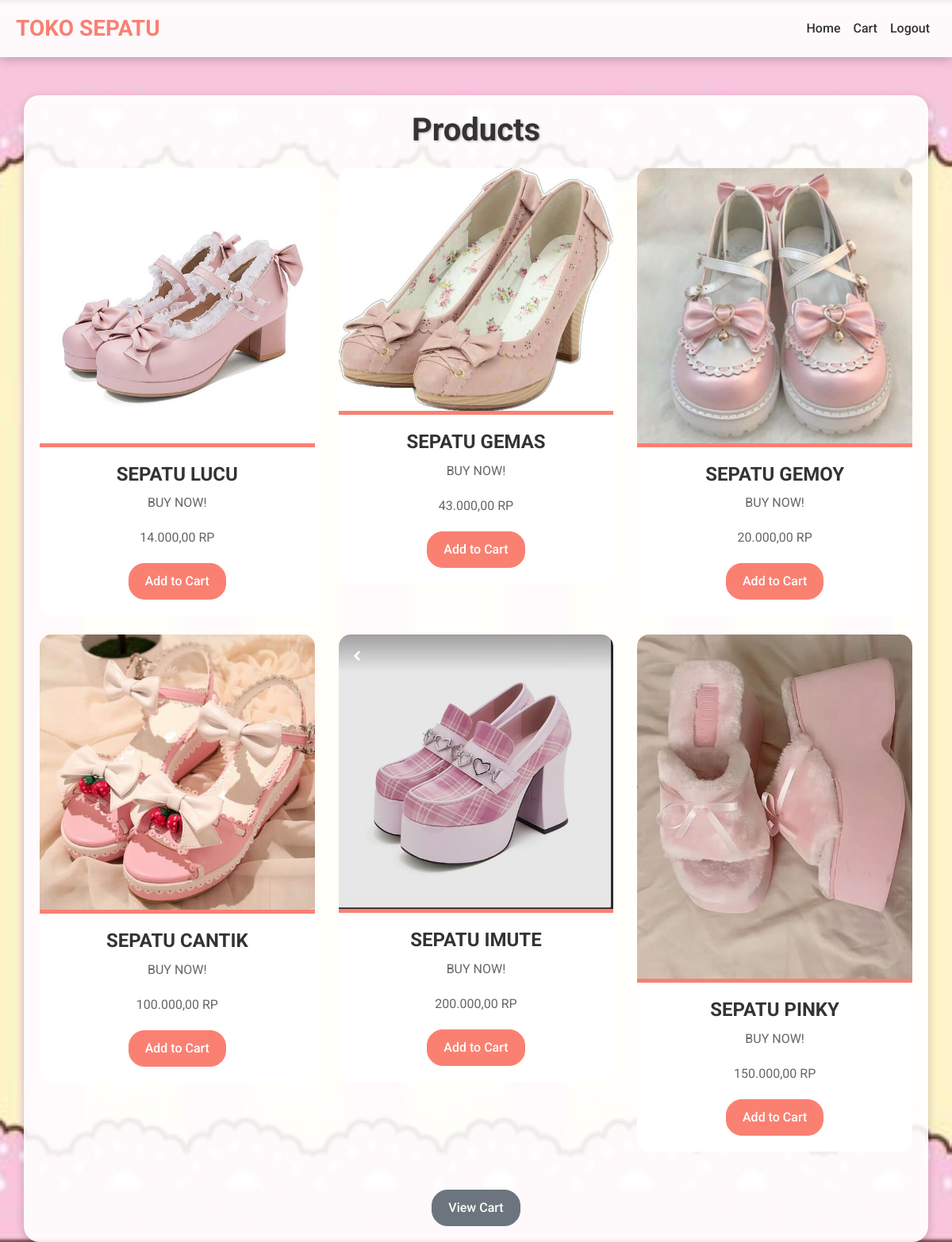
Page /index.php (signed in) on the committed database.
### tables this page shows
CREATE TABLE `products` (
  `id` int(11) NOT NULL,
  `name` varchar(100) NOT NULL,
  `description` text NOT NULL,
  `price` decimal(10,2) NOT NULL,
  `image` varchar(255) NOT NULL,
  `created_at` timestamp NOT NULL DEFAULT current_timestamp()
);

### index.php (the view, shortened to what this page needs)
<?php
require 'config.php';
try {
    $sql = "SELECT * FROM products";
    $stmt = $pdo->query($sql);
    $products = $stmt->fetchAll();
} catch (PDOException $e) {
    echo "<div class='alert alert-danger'>Error: " . htmlspecialchars($e->getMessage()) . "</div>";
    exit;
}
?>
<!DOCTYPE html>
<html lang="en">
<head>
    <link href="https://stackpath.bootstrapcdn.com/bootstrap/4.5.2/css/bootstrap.min.css" rel="stylesheet">
</head>
<body>
<nav class="navbar navbar-expand-lg navbar-light">
    <a class="navbar-brand" href="#">TOKO SEPATU</a>
    <div class="collapse navbar-collapse" id="navbarNav">
        <ul class="navbar-nav ml-auto">
            <li class="nav-item active">
                <a class="nav-link" href="#">Home <span class="sr-only">(current)</span></a>
            </li>
            <li class="nav-item">
                <a class="nav-link" href="Order/cart.php">Cart</a>
            </li>
            <?php if (isset($_SESSION['user_id'])): ?>
                <li class="nav-item">
                    <a class="nav-link" href="Auth/logout.php">Logout</a>
                </li>
            <?php endif; ?>
        </ul>
    </div>
</nav>
<div class="container mt-5">
    <h1 class="mb-4">Products</h1>
    <div class="row">
        <?php foreach ($products as $product): ?>
            <div class="col-md-4 mb-4">
                <div class="card">
                    <img src="image/<?php echo htmlspecialchars($product['image']); ?>" class="card-img-top" alt="<?php echo htmlspecialchars($product['name']); ?>">
                    <div class="card-body">
                        <h5 class="card-title"><?php echo htmlspecialchars($product['name']); ?></h5>
                        <p class="card-text"><?php echo htmlspecialchars($product['description']); ?></p>
                        <p class="card-text"><?php echo htmlspecialchars(number_format($product['price'], 2, ',', '.')); ?> RP</p>
                        <a href="Order/cart.php?action=add&id=<?php echo htmlspecialchars($product['id']); ?>" class="btn btn-primary">Add to Cart</a>
                    </div>
                </div>
            </div>
        <?php endforeach; ?>
    </div>
    <div class="mt-4 text-center">
        <a href="Order/cart.php" class="btn btn-secondary">View Cart</a>
    </div>
</div>
</body>
</html>

### index.php (style rules this page uses)
body { font-family: 'Roboto', sans-serif; background-image: url("bacgroundshop.jpg"); background-position: center; background-repeat: no-repeat; background-size: cover; margin: 0; padding: 0; min-height: 100vh; color: #333; }
.navbar { background: rgba(255, 255, 255, 0.9); box-shadow: 0 4px 12px rgba(0, 0, 0, 0.2); padding: 10px 20px; z-index: 1000; }
.navbar-brand { color: #fa8072 !important; font-weight: 700; font-size: 1.75rem; }
.navbar-nav .nav-link { color: #333 !important; font-weight: 500; }
.container { padding-top: 40px; background: rgba(255, 255, 255, 0.9); border-radius: 20px; padding: 20px; box-shadow: 0 4px 12px rgba(0, 0, 0, 0.2); }
.card { border: none; border-radius: 15px; overflow: hidden; transition: transform 0.3s ease-in-out, box-shadow 0.3s ease-in-out; }
.card-img-top { border-bottom: 5px solid #fa8072; transition: transform 0.3s ease-in-out; }
.card-body { padding: 20px; text-align: center; }
.card-title { color: #333; font-size: 1.5rem; font-weight: 700; margin-bottom: 10px; }
.card-text { color: #666; font-size: 1rem; margin-bottom: 20px; }
.btn-primary { background-color: #fa8072; border-color: #fa8072; border-radius: 20px; padding: 10px 20px; font-size: 1rem; font-weight: 500; transition: background-color 0.3s, border-color 0.3s; }
.btn-secondary { background-color: #6c757d; border-color: #6c757d; border-radius: 20px; padding: 10px 20px; font-size: 1rem; font-weight: 500; transition: background-color 0.3s, border-color 0.3s; }
.container h1 { color: #333; text-align: center; font-size: 2.5rem; margin-bottom: 30px; font-weight: 700; text-shadow: 1px 1px 3px rgba(0, 0, 0, 0.3); }

### rows in the picture
products: image (picture), name "SEPATU LUCU", description "BUY NOW!", price "14.000,00"
products: image (picture), name "SEPATU GEMAS", description "BUY NOW!", price "43.000,00"
products: image (picture), name "SEPATU GEMOY", description "BUY NOW!", price "20.000,00"
products: image (picture), name "SEPATU CANTIK", description "BUY NOW!", price "100.000,00"
products: image (picture), name "SEPATU IMUTE", description "BUY NOW!", price "200.000,00"
products: image (picture), name "SEPATU PINKY", description "BUY NOW!", price "150.000,00"
